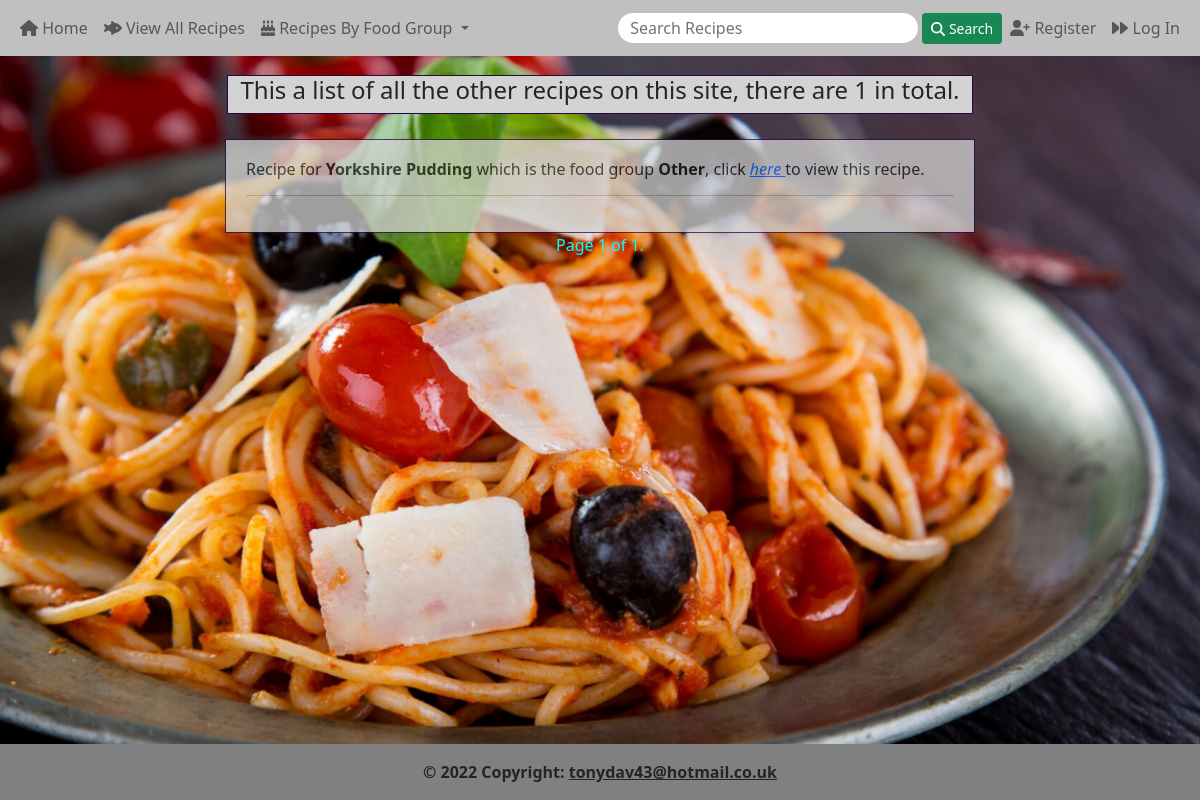
/recipes/other/, run on an earlier commit of the app's database.
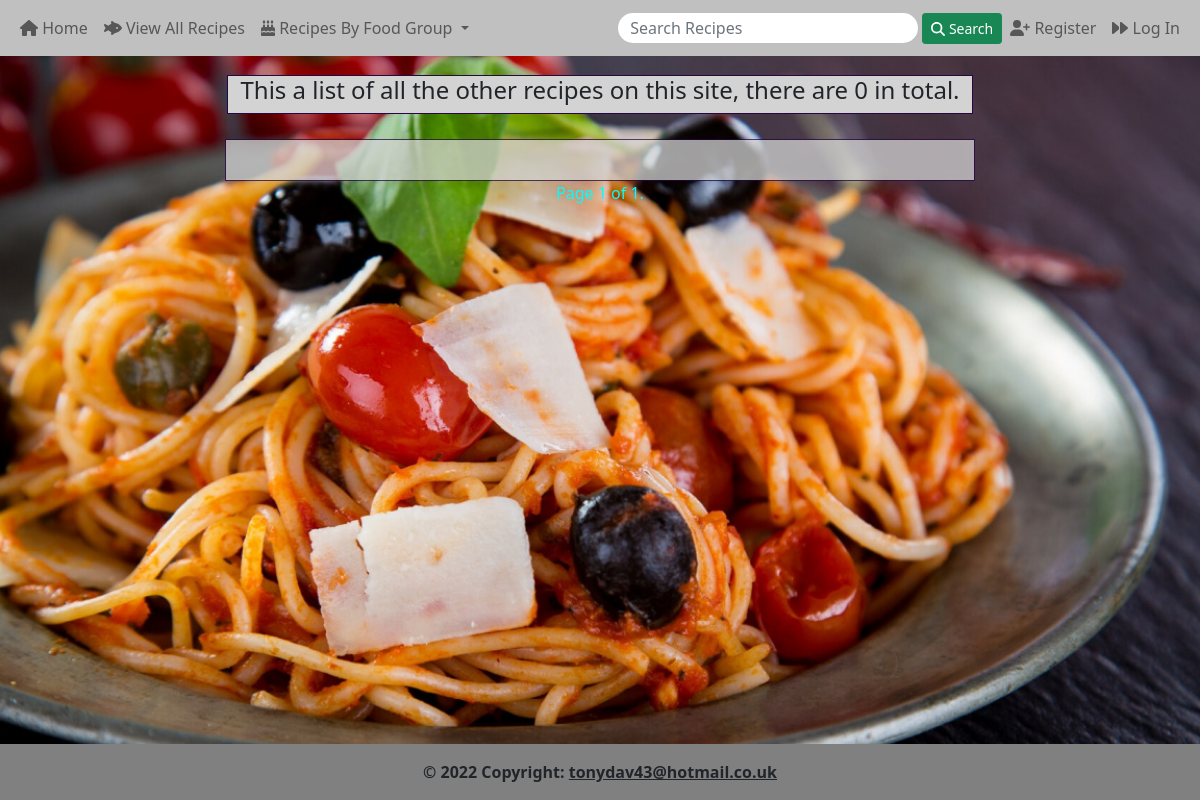
And on a later commit of the database.
### recipes_app/models.py (models this page shows, shortened)
class Recipe(models.Model):
    author = models.ForeignKey(Account, null=True, on_delete=models.SET_NULL)
    slug = models.SlugField(max_length=155, null=True, unique=True)
    catagories = (
        ("Beef", "Beef"),
        ("Pork", "Pork"),
        ("Lamb", "Lamb"),
        ("Chicken", "Chicken"),
        ("Fish", "Fish"),
        ("Vegetable", "Vegetable"),
        ("Soup", "Soup"),
        ("Dessert", "Dessert"),
        ("Cake", "Cake"),
        ("Other", "Other"),
    )
    recipe_name = models.CharField("Recipe Name", max_length=150, help_text="Please enter a recipe name")
    recipe_country = CountryField("Country", help_text="Please select a country", default= "No country selected")
    recipe_food_group = models.CharField("Recipe Food Group", max_length=50, choices=catagories, help_text="Please select the food group from the dropdown menu")
    recipe_ingredients = models.TextField("Recipe Ingredients", max_length=5000, help_text="Please enter the ingredients and quantities to be used")
    recipe_instructions = models.TextField("Recipe Instructions", max_length=25000, help_text="Please enter the instructions for the recipe")
    recipe_notes = models.TextField("Recipe Notes", max_length=5000, help_text="Please enter any notes for the recipe", blank=True, default="There are currently no notes associated with this recipe")
    recipe_image = models.ImageField("Recipe Image", help_text="Please upload an image, a default image will be used if none selected", upload_to='images', blank=True, default='images/default.png', validators=[validate_image])
    recipe_timestamp = models.DateField(auto_now_add=True)
    recipe_updated = models.DateTimeField(auto_now=True)
    recipe_active = models.BooleanField(default=True)

### recipes_app/views.py (the view)
# urls.py: path('other/', views.RecipeOtherListView.as_view(), name='other'),
class RecipeOtherListView(ListView):
    model = Recipe
    template_name = 'recipes_app/other_list.html'
    queryset = Recipe.objects.filter(recipe_food_group__icontains="Other").order_by('-recipe_timestamp')
    context_object_name = 'other_recipe_list'
    paginate_by = 12

### recipes_app/templates/recipes_app/other_list.html (shortened to what this page needs)
{% extends 'base.html' %}
{% load static %}
{% block css %}
    <link rel="stylesheet" type="text/css" href="{% static 'css/food_group_list.css' %}">
{% endblock css %}
{% block content %}
<div class="container food-group-h4">
    <h4>This a list of all the other recipes on this site, there are {{page_obj.paginator.count}} in total.</h4>
</div>
<div class="container div-list">
    <form class="form-food-group">
        {% for recipe in other_recipe_list %}
        {% if recipe.recipe_food_group == "Other" %}
        <h6>Recipe for <strong>{{ recipe.recipe_name }}</strong> which is the food group <strong>{{ recipe.recipe_food_group }}</strong>, click <a href="{% url 'recipes_app:detail' recipe.slug %}"><em>here </em></a>to view this recipe.</h6>
        <hr/>
        {% endif %}
        {% endfor %}
    </form>
</div>
<div class="pagination div-paginate">
    <span class="step-links">
        <span class="current">
            Page {{ page_obj.number }} of {{ page_obj.paginator.num_pages }}.
        </span>
    </span>
</div>
{% endblock content %}

What changed in the data, as far as the page shows it:
removed Recipe: recipe_name "Yorkshire Pudding", recipe_food_group "Other"
Also different on the page:
{{ page_obj.paginator.count }}: "1" → "0"
